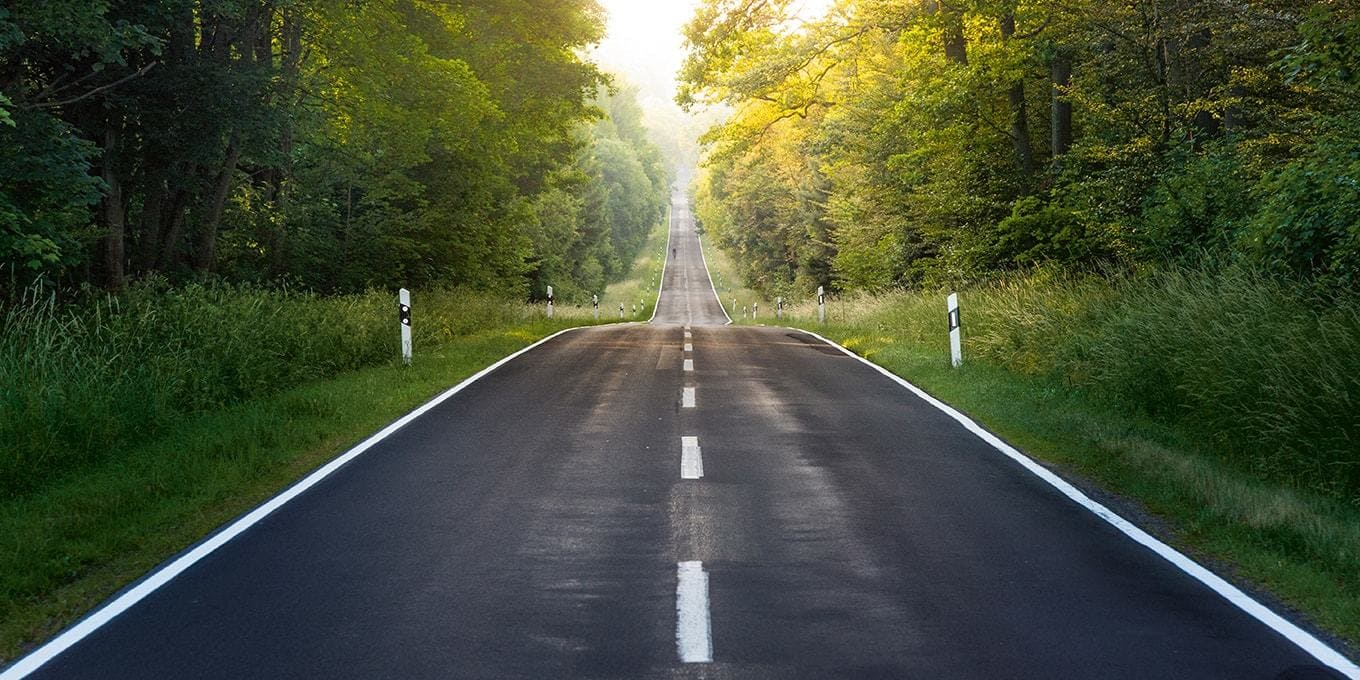
#> input picture image/road.jpg, 1360 x 680 px
$ python 'line detection using HoughLinesP.py'
#> lines starting #> are read from the running program, lines starting #| are printed output that depends on the picture; after the words box and inside, x2 and y2 are one past the last pixel; in counts of white or black regions, pixels touching at a corner belong together
import cv2
import numpy as np

# loading image
img = cv2.imread('image/road.jpg', cv2.IMREAD_COLOR)
#> img is the input picture: shape (680, 1360, 3); mean B, G, R 55.3, 78.8, 70.7

# Convert img to grayscale
gray = cv2.cvtColor(img, cv2.COLOR_BGR2GRAY)
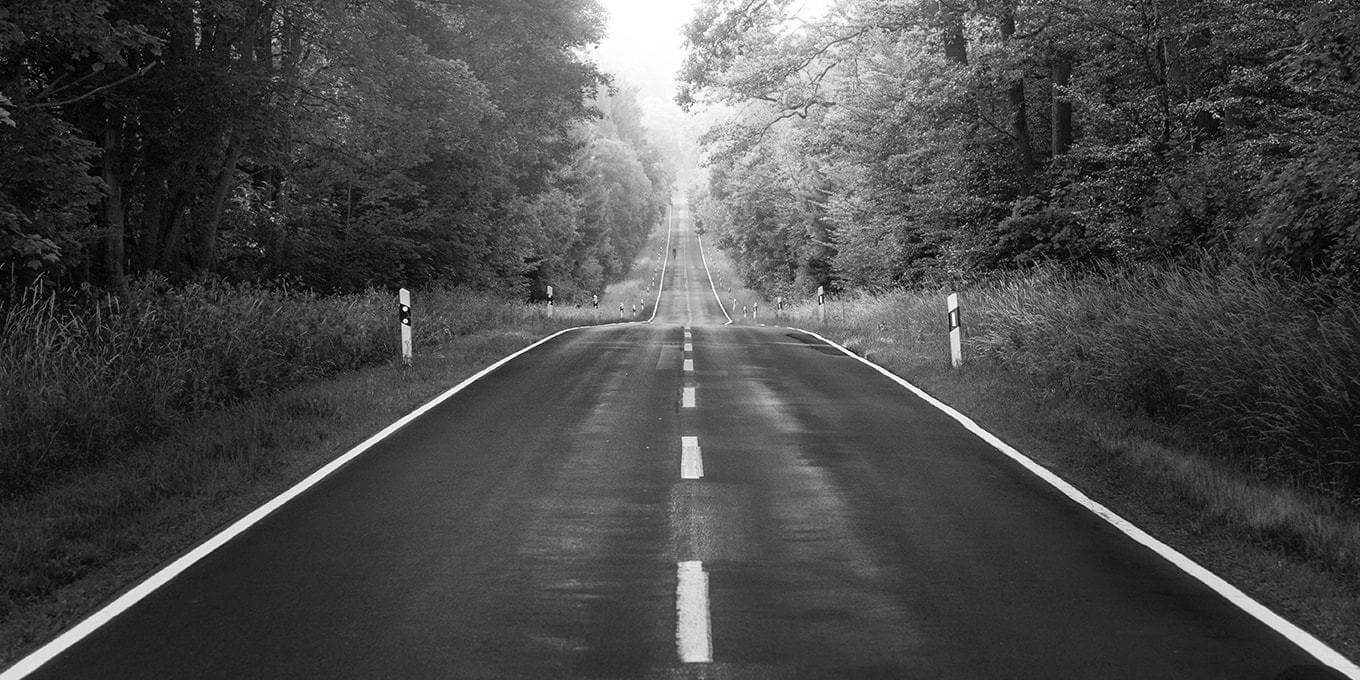
#> gray: shape (680, 1360); min 0, max 255, mean 73.7

# Detecting edges in the image
edges = cv2.Canny(gray, 1000, 500)       # Changing threshold values also helps in increasing accuracy.
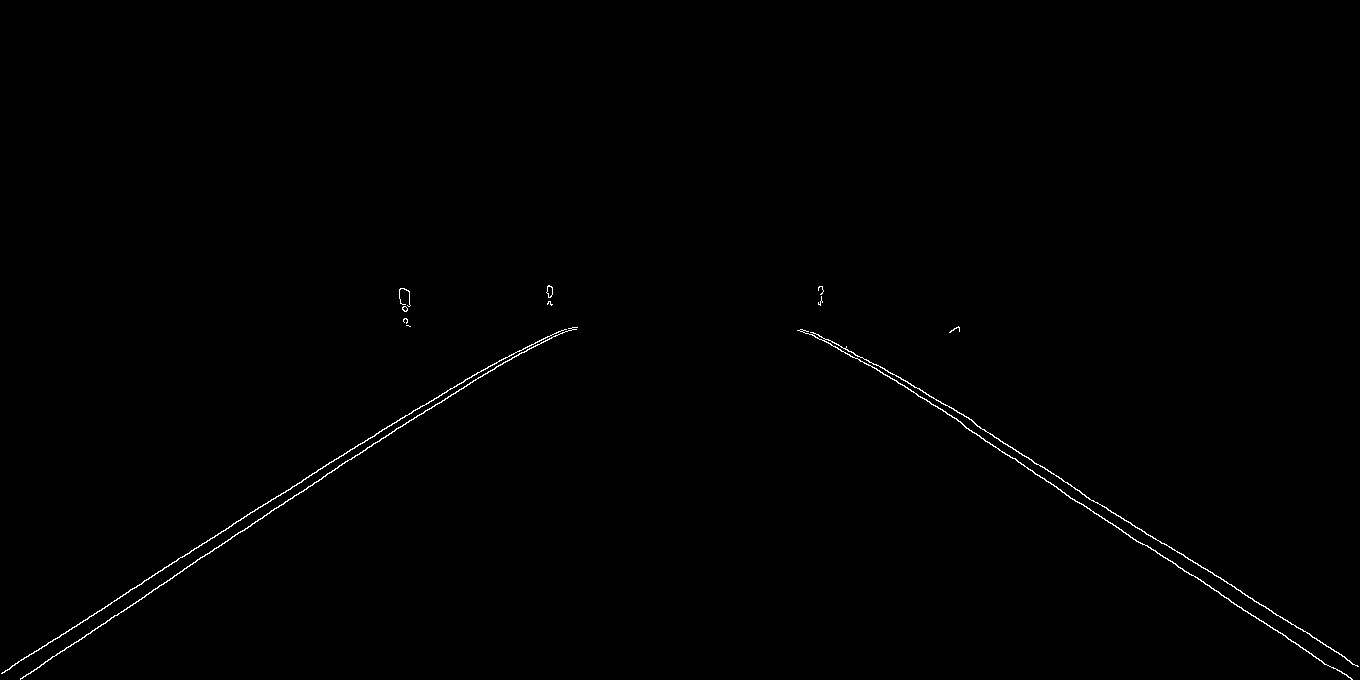
#> edges: shape (680, 1360); 0.4% white in thin lines or dots, all inside (x1, y1, x2, y2) = (1, 285, 1359, 680)

# Detect points forming line
lines = cv2.HoughLinesP(edges, 20, np.pi/180,0, minLineLength=1, maxLineGap=5)   # Choose parameter values depending upon image
#> lines = 1049 rows, first 6: [391, 425, 429, 401], [1214, 590, 1216, 590], [367, 447, 505, 361], [821, 300, 821, 293], [1044, 479, 1045, 479], [171, 564, 202, 543]

# Drawing lines on img
for line in lines:
    x1, y1, x2, y2 = line[0]
    cv2.line(img, (x1, y1), (x2, y2), (255, 0, 0), 3)
#> this loop made 1049 passes
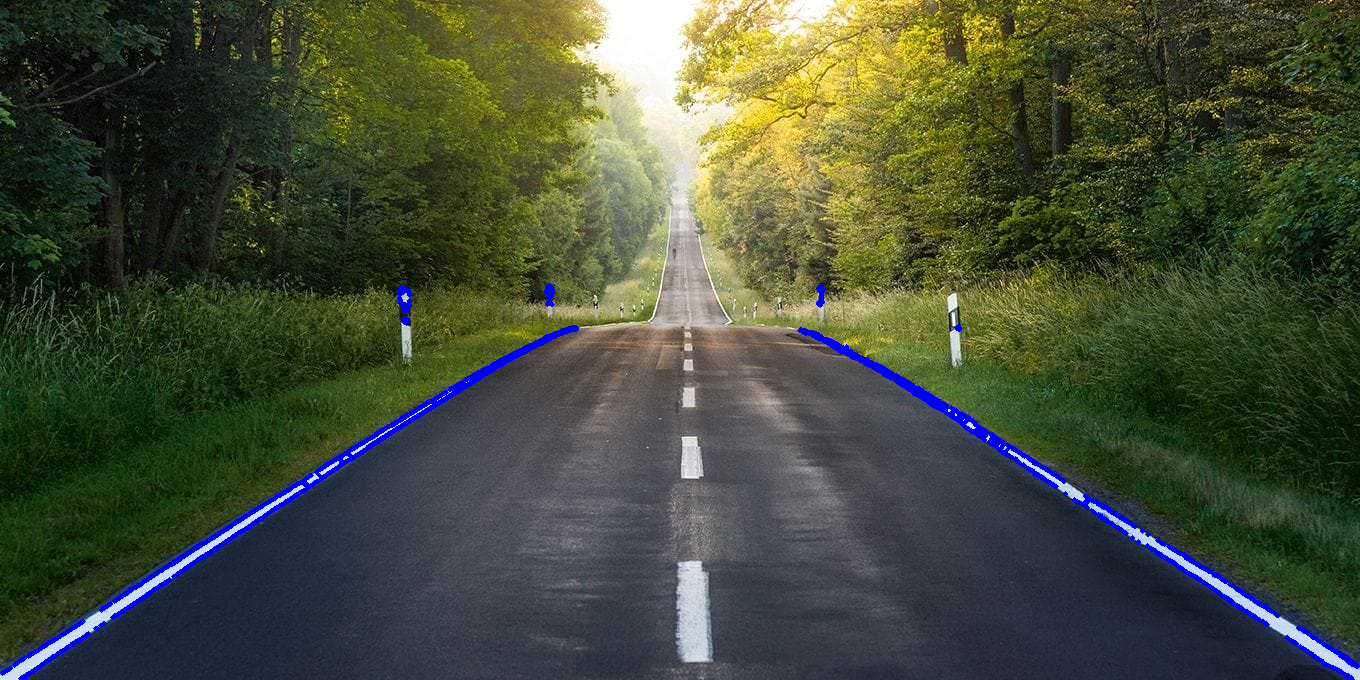
#> img: shape (680, 1360, 3); 1.35% of pixels changed, all inside (x1, y1, x2, y2) = (0, 283, 1360, 680)

# Displaying the magic we just did...!
while True:
    cv2.imshow("lines in image ",img)
    if cv2.waitKey(0) & 0xFF ==27:
#> (key Esc is pressed here)
        break
cv2.destroyAllWindows()
